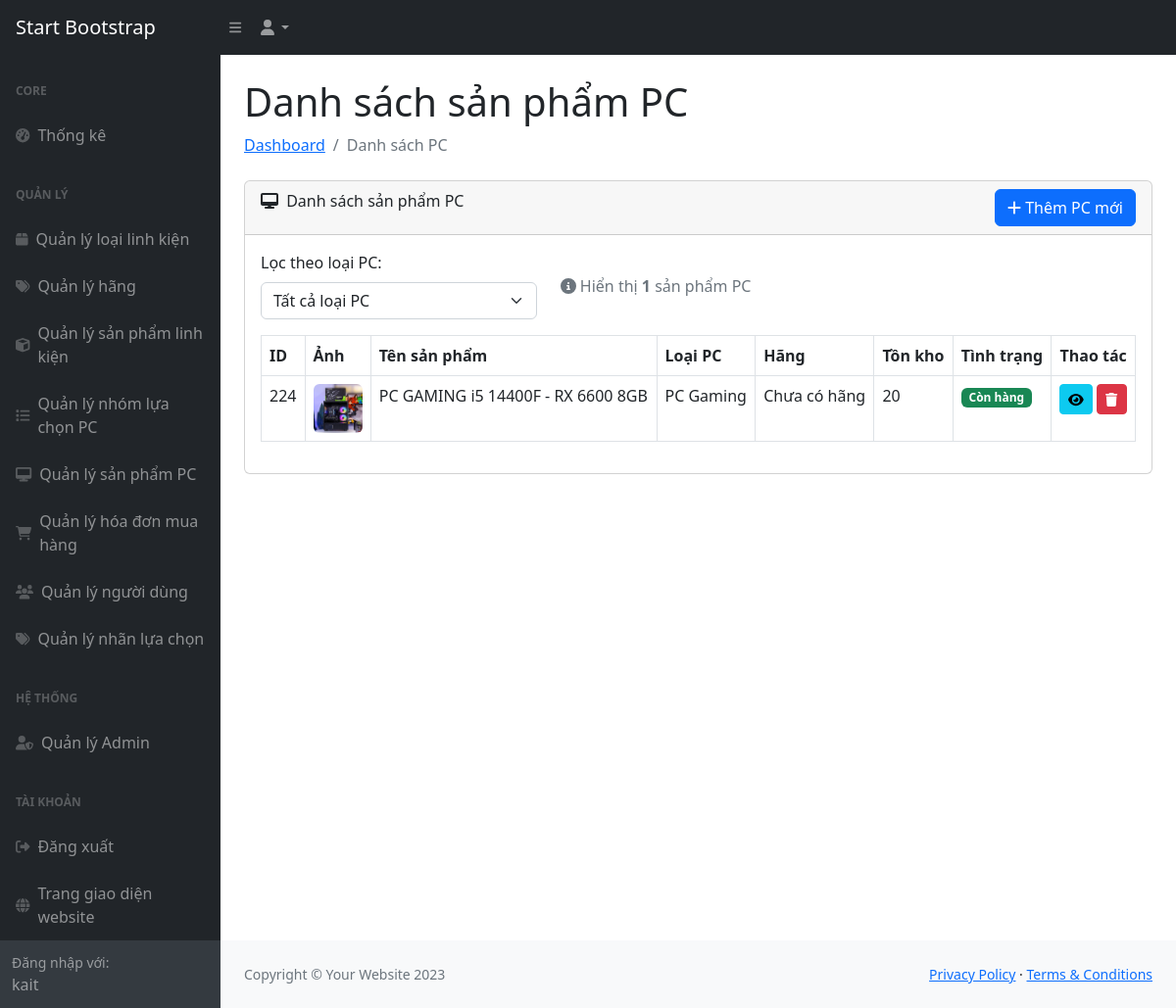
The page /admin/pc-list (signed in) on the database as committed earlier.
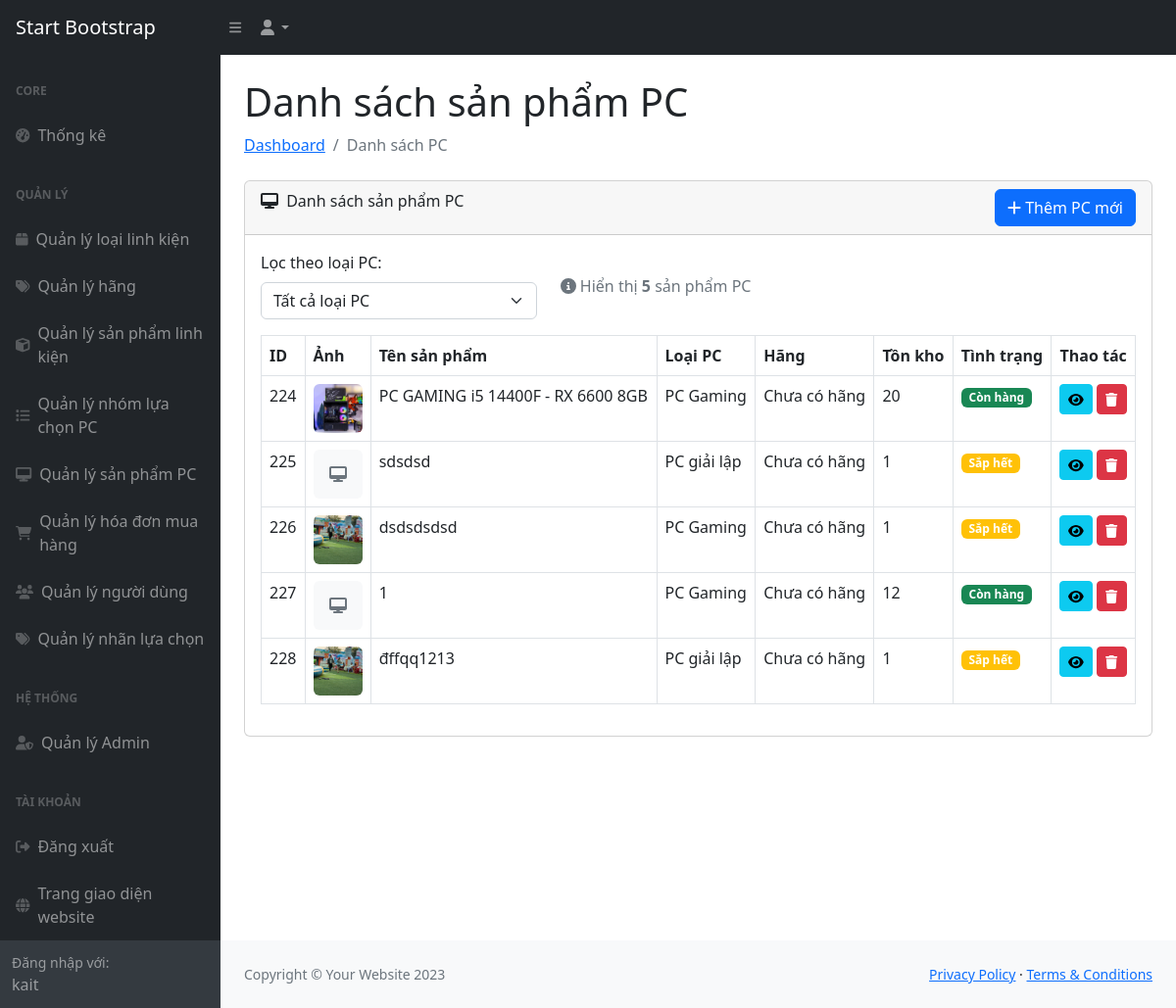
The same page on the database as committed later.
### models/tables.py (models this page shows)
class Product(db.Model):
    __tablename__ = 'product'
    ProductID = db.Column(db.Integer, primary_key=True, autoincrement=True)
    Name = db.Column(db.String, nullable=False)
    CategoryID = db.Column(db.Integer, ForeignKey('category.CategoryID'), nullable=False)
    BrandID = db.Column(db.Integer, ForeignKey('brand.BrandID'), nullable=True)
    Price = db.Column(db.Float, nullable=False)
    IsPC = db.Column(db.Integer, default=0)
    Specs = db.Column(db.Text)
    ImageURL = db.Column(db.String)
    Stock = db.Column(db.Integer, default=0)
    CreatedAt = db.Column(db.DateTime, default=datetime.utcnow)
    UpdatedAt = db.Column(db.DateTime, default=datetime.utcnow)
    category = relationship('Category', back_populates='products')
    brand = relationship('Brand', back_populates='products')
    cart_details = relationship('CartDetail', back_populates='product')
    order_details = relationship('OrderDetail', back_populates='product')
    tags = relationship('ProductTag', back_populates='product', cascade='all, delete-orphan')

class Category(db.Model):
    __tablename__ = 'category'
    CategoryID = db.Column(db.Integer, primary_key=True, autoincrement=True)
    Name = db.Column(db.String, nullable=False)
    ParentID = db.Column(db.Integer, ForeignKey('category.CategoryID'), nullable=True)
    parent = relationship('Category', remote_side=[CategoryID], backref='children')
    products = relationship('Product', back_populates='category')

### routes/main.py (the view)
@bp.route("/admin/pc-list")
def pc_list():
    if not session.get("is_admin"):
        return redirect(url_for("auth.dashboard_login"))
    pc_products = Product.query.filter_by(IsPC=1).all()
    pc_parent = Category.query.filter_by(Name="PC").first()
    pc_categories = (
        Category.query.filter_by(ParentID=pc_parent.CategoryID).all()
        if pc_parent
        else []
    )
    return render_template(
        "backend/pages/build_pc/pc_list.html",
        pc_products=pc_products,
        pc_categories=pc_categories,
    )

### templates/backend/pages/build_pc/pc_list.html (shortened to what the changed rows need)
{% extends 'backend/components/layout.html' %}
{% block content %}
<div class="container-fluid px-4">
    <h1 class="mt-4">Danh sách sản phẩm PC</h1>
    <div class="card mb-4">
        <div class="card-body">
            <div class="row mb-3">
                <div class="col-md-8">
                    <p class="text-muted mb-0 mt-4">
                        <i class="fas fa-info-circle"></i>
                        Hiển thị <strong id="productCount">{{ pc_products|length }}</strong> sản phẩm PC
                    </p>
                </div>
            </div>
            {% if pc_products %}
            <table id="datatablesSimple" class="table table-bordered">
                <thead>
                    <tr>
                        <th>ID</th>
                        <th>Ảnh</th>
                        <th>Tên sản phẩm</th>
                        <th>Loại PC</th>
                        <th>Hãng</th>
                        <th>Tồn kho</th>
                        <th>Tình trạng</th>
                        <th>Thao tác</th>
                    </tr>
                </thead>
                <tbody>
                    {% for product in pc_products %}
                    <tr data-category="{{ product.category.CategoryID if product.category else '' }}">
                        <td>{{ product.ProductID }}</td>
                        <td>
                            {% if product.ImageURL %}
                            <img src="{{ url_for('static', filename=product.ImageURL) }}"
                                 alt="{{ product.Name }}"
                                 style="width: 50px; height: 50px; object-fit: cover;" class="rounded">
                            {% else %}
                            <div class="bg-light rounded d-flex align-items-center justify-content-center"
                                 style="width: 50px; height: 50px;">
                                <i class="fas fa-desktop text-muted"></i>
                            </div>
                            {% endif %}
                        </td>
                        <td>{{ product.Name }}</td>
                        <td>{{ product.category.Name if product.category else 'Chưa phân loại' }}</td>
                        <td>{{ product.brand.Name if product.brand else 'Chưa có hãng' }}</td>
                        <td>{{ product.Stock }}</td>
                        <td>
                            {% if product.Stock == 0 %}
                            <span class="badge bg-danger">Hết hàng</span>
                            {% elif product.Stock < 5 %}
                            <span class="badge bg-warning">Sắp hết</span>
                            {% else %}
                            <span class="badge bg-success">Còn hàng</span>
                            {% endif %}
                        </td>
                        <td>
                            <a href="{{ url_for('main.admin_pc_detail', product_id=product.ProductID) }}" class="btn btn-info btn-sm" title="Xem chi tiết PC">
                                <i class="fas fa-eye"></i>
                            </a>
                            <button type="button" class="btn btn-danger btn-sm" data-bs-toggle="modal"
                                    data-bs-target="#deleteModal{{ product.ProductID }}" title="Xóa sản phẩm">
                                <i class="fas fa-trash"></i>
                            </button>
                        </td>
                    </tr>
                    {% endfor %}
                </tbody>
            </table>
            {% endif %}
        </div>
    </div>
</div>
{% endblock %}

Rows that differ between the two databases and show on the page:
added Product: ProductID "225", Name "sdsdsd", category "PC giải lập", brand "Chưa có hãng", Stock "1", shows "Sắp hết"
added Product: ProductID "226", ImageURL (picture), Name "dsdsdsdsd", category "PC Gaming", brand "Chưa có hãng", Stock "1", shows "Sắp hết"
added Product: ProductID "227", Name "1", category "PC Gaming", brand "Chưa có hãng", Stock "12", shows "Còn hàng"
added Product: ProductID "228", ImageURL (picture), Name "đffqq1213", category "PC giải lập", brand "Chưa có hãng", Stock "1", shows "Sắp hết"
Other text that changed with them:
{{ pc_products|length }}: "1" → "5"
